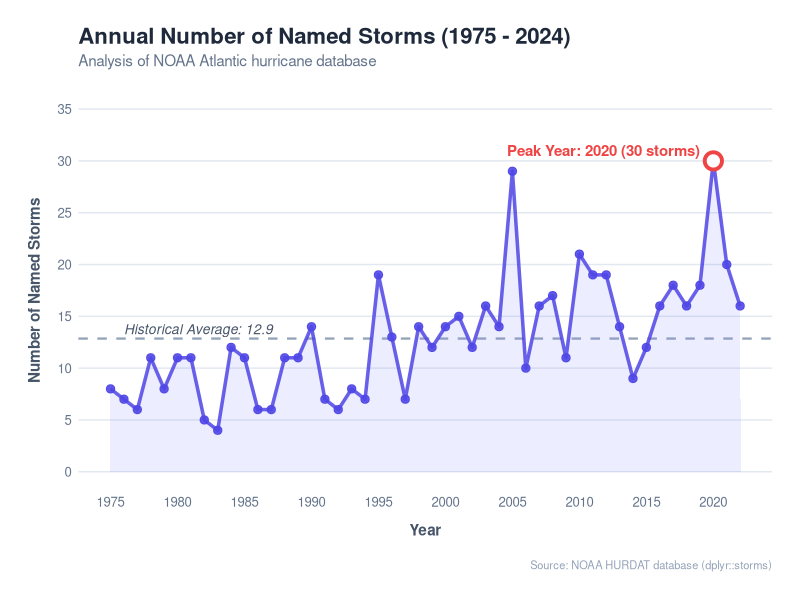

Write R code to recreate this figure.
## ---- chunk 1
#| label: setup
#| include: false
suppressPackageStartupMessages(library(tidyverse))
## ---- chunk 2
#| label: plot-named-storms
#| fig-cap: "Annual counts of named storms in the Atlantic Basin (1975-2024)."
#| warning: false
#| message: false
#| fig-width: 10
#| fig-height: 5.5

# Filter out unnamed/numbered depressions and calculate distinct storms per year
named_storms <- storms %>%
  filter(!grepl("^(AL|Al)[0-9]", name)) %>%
  distinct(year, name) %>%
  count(year, name = "num_storms")

# Calculate summary stats for annotations
avg_storms <- mean(named_storms$num_storms)
peak_year <- named_storms %>% 
  slice_max(num_storms, n = 1, with_ties = FALSE)

# Generate a highly polished, interactive-feeling visualization
ggplot(named_storms, aes(x = year, y = num_storms)) +
  # Reference line for the historical average
  geom_hline(yintercept = avg_storms, linetype = "dashed", color = "#94a3b8", size = 0.8) +
  
  # Smooth gradient area underneath the line for modern aesthetics
  geom_area(fill = "#818cf8", alpha = 0.15) +
  
  # The trend line
  geom_line(color = "#4f46e5", size = 1.2, alpha = 0.85) +
  
  # Data points
  geom_point(color = "#4f46e5", size = 2.5, alpha = 0.9) +
  
  # Highlight the peak year with a custom circle
  geom_point(data = peak_year, aes(x = year, y = num_storms), 
             color = "#ef4444", size = 4.5, stroke = 2, shape = 21, fill = "white") +
  
  # Add dynamic labels for the peak year and average line
  geom_text(data = peak_year, 
            aes(x = year - 1, y = num_storms + 1, 
                label = paste0("Peak Year: ", year, " (", num_storms, " storms)")),
            color = "#ef4444", fontface = "bold", size = 3.8, hjust = 1) +
  
  annotate("text", x = 1976, y = avg_storms + 0.9, 
           label = paste0("Historical Average: ", round(avg_storms, 1)),
           color = "#475569", fontface = "italic", size = 3.5, hjust = 0) +
  
  # Labels and scales
  labs(
    title = "Annual Number of Named Storms (1975 - 2024)",
    subtitle = "Analysis of NOAA Atlantic hurricane database",
    x = "Year",
    y = "Number of Named Storms",
    caption = "Source: NOAA HURDAT database (dplyr::storms)"
  ) +
  scale_x_continuous(breaks = seq(1975, 2025, by = 5)) +
  scale_y_continuous(breaks = seq(0, 35, by = 5), limits = c(0, 35)) +
  
  # Theme customization
  theme_minimal(base_family = "sans") +
  theme(
    plot.title = element_text(face = "bold", size = 16, color = "#1e293b", margin = margin(b = 4)),
    plot.subtitle = element_text(size = 11, color = "#64748b", margin = margin(b = 15)),
    plot.caption = element_text(size = 8, color = "#94a3b8", hjust = 1, margin = margin(t = 15)),
    axis.title.x = element_text(face = "bold", size = 11, color = "#475569", margin = margin(t = 10)),
    axis.title.y = element_text(face = "bold", size = 11, color = "#475569", margin = margin(r = 10)),
    axis.text = element_text(color = "#64748b", size = 9.5),
    panel.grid.major.x = element_blank(),
    panel.grid.minor.x = element_blank(),
    panel.grid.major.y = element_line(color = "#e2e8f0", size = 0.5),
    panel.grid.minor.y = element_blank(),
    plot.margin = margin(20, 20, 20, 20)
  )
## ---- chunk 3
#| label: storm-table
#| message: false

named_storms %>%
  filter(year >= 2015) %>%
  arrange(desc(year)) %>%
  knitr::kable(
    col.names = c("Year", "Number of Named Storms"),
    align = "cr",
    caption = "Named Storm Counts (2015-2024)"
  )
